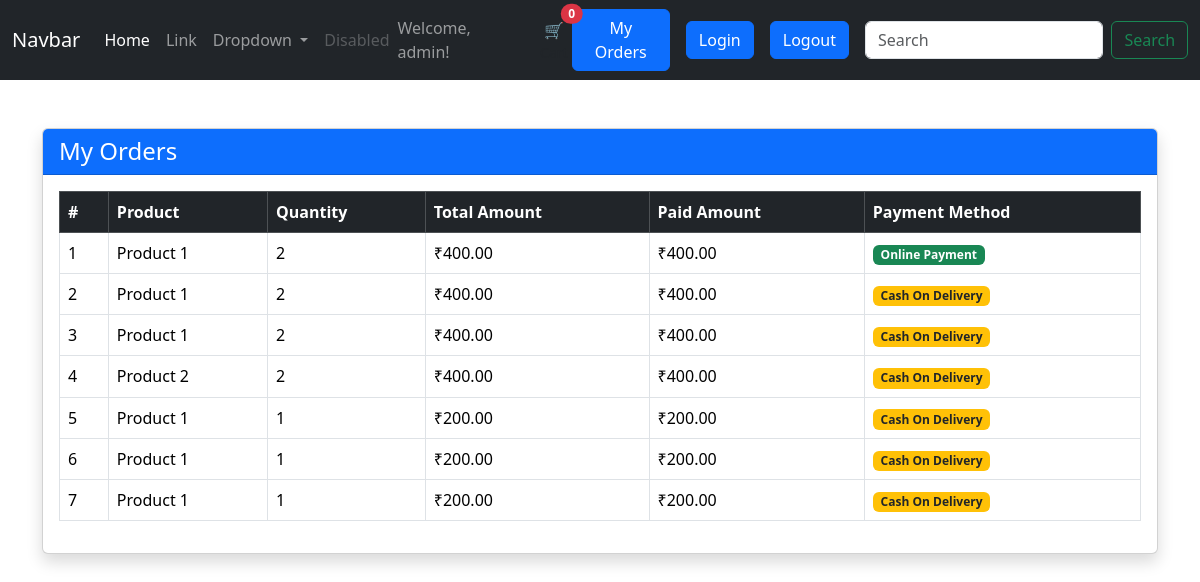
/myordersdetails (signed in), run on the app's committed database.
### myapp/models.py (models this page shows, shortened)
class PlacedOrder(models.Model):
    PAYMENT_CHOICE =[
        ("cod","COD"),
        ("online","Online")
    ]
    user_name = models.CharField(max_length=200)
    user = models.ForeignKey('auth.User', on_delete=models.SET_NULL, null=True , blank=True)
    products_name = models.CharField(max_length=200)
    product = models.ForeignKey(Products, on_delete=models.SET_NULL, null=True , blank=True )
    qty = models.IntegerField(default=1)
    total_amount = models.DecimalField(max_digits=10,decimal_places=2 )
    paid_amount = models.DecimalField(max_digits=10, decimal_places=2)
    payment_method = models.CharField(max_length=200, choices= PAYMENT_CHOICE ,default="cod")

class Products(models.Model):
    user = models.ForeignKey('auth.User', on_delete = models.CASCADE)
    product_name = models.CharField(max_length = 200)
    descriotion = models.TextField()
    qty = models.IntegerField(default = 1)
    product_image = models.ImageField(upload_to = 'product_images/', blank = True , null = True)
    price = models.DecimalField(max_digits = 10 , decimal_places =2)
    crated_at = models.DateTimeField(auto_now_add = True)

### myapp/views.py (the view)
# urls.py: path('myordersdetails', ViewOrdersDetailsView , name = "myordersdetails"),
def  ViewOrdersDetailsView(request):
    if not request.user.is_authenticated:
        return redirect('loginpage')
    orders = PlacedOrder.objects.filter(user = request.user)
    context = {
        'ordersdata':orders
    }
    return render(request, 'pages/myordersdetails.html',context)

### myapp/templates/pages/myordersdetails.html (shortened to what this page needs)
{% extends 'base.html' %}
{% load static %}
{% block content %}
<div class="container mt-5">
    <div class="card shadow">
        <div class="card-header bg-primary text-white">
            <h4 class="mb-0">My Orders</h4>
        </div>
        <div class="card-body">
            {% if ordersdata %}
            <div class="table-responsive">
                <table class="table table-bordered table-hover align-middle">
                    <thead class="table-dark">
                        <tr>
                            <th>#</th>
                            <th>Product</th>
                            <th>Quantity</th>
                            <th>Total Amount</th>
                            <th>Paid Amount</th>
                            <th>Payment Method</th>
                        </tr>
                    </thead>
                    <tbody>
                        {% for order in ordersdata %}
                        <tr>
                            <td>{{ forloop.counter }}</td>
                            <td>
                                {% if order.product %}
                                    {{ order.product.product_name }}
                                {% else %}
                                    {{ order.products_name }}
                                {% endif %}
                            </td>
                            <td>{{ order.qty }}</td>
                            <td>₹{{ order.total_amount }}</td>
                            <td>₹{{ order.paid_amount }}</td>
                            <td>
                                {% if order.payment_method == "cod" %}
                                    <span class="badge bg-warning text-dark">
                                        Cash On Delivery
                                    </span>
                                {% else %}
                                    <span class="badge bg-success">
                                        Online Payment
                                    </span>
                                {% endif %}
                            </td>
                        </tr>
                        {% endfor %}
                    </tbody>
                </table>
            </div>
            {% endif %}
        </div>
    </div>
</div>
{% endblock %}

### myapp/templates/base.html (shortened to what this page needs)
{% load static %}
<!DOCTYPE html>
<html lang="en">
<head>
    <link href="https://cdn.jsdelivr.net/npm/bootstrap@5.3.3/dist/css/bootstrap.min.css" rel="stylesheet">
</head>
<body>
    <nav class="navbar navbar-expand-lg navbar-dark bg-dark">
  <div class="container-fluid">
    <a class="navbar-brand" href="#">Navbar</a>
    <div class="collapse navbar-collapse" id="navbarSupportedContent">
      <ul class="navbar-nav me-auto mb-2 mb-lg-0">
        <li class="nav-item">
          <a class="nav-link active" aria-current="page" href="#">Home</a>
        </li>
        <li class="nav-item">
          <a class="nav-link" href="#">Link</a>
        </li>
        <li class="nav-item dropdown">
          <a class="nav-link dropdown-toggle" href="#" id="navbarDropdown" role="button" data-bs-toggle="dropdown" aria-expanded="false">
            Dropdown
          </a>
        </li>
        <li class="nav-item">
          <a class="nav-link disabled" href="#" tabindex="-1" aria-disabled="true">Disabled</a>
        </li>
      </ul>
      {% if user.is_authenticated %}
      <span class="navbar-text me-3">
          Welcome, {{ user.username }}!
      </span>
      {% endif %}
<a href="{% url 'showcartitems' %}"
   class="text-decoration-none text-dark position-relative d-flex flex-column align-items-center"
   style="padding: 4px;">
    🛒
    <span id="cart-count"
          class="position-absolute top-0 start-100 translate-middle badge rounded-pill bg-danger">
        0
    </span>
    <p class="mb-0 small">Cart</p>
</a>
    {% if user.is_authenticated %}
      <a href="{% url 'myordersdetails' %}">
      <button type="button" class="btn btn-primary me-3">My Orders</button>
      </a>
      {% endif %}
      <a href="{% url 'loginpage' %}">
      <button type="button" class="btn btn-primary me-3">Login</button>
      </a>
      <a href=" {% url 'logoutpage' %}">
      <button type="button" class="btn btn-primary me-3">Logout</button>
      </a>
      <form class="d-flex">
        <input class="form-control me-2" type="search" placeholder="Search" aria-label="Search">
        <button class="btn btn-outline-success" type="submit">Search</button>
      </form>
    </div>
  </div>
</nav>
   {% block content %}
   {% endblock %}
</body>
</html>

### data on the page
PlacedOrder: product.product_name "Product 1", qty "2", total_amount "400.00", paid_amount "400.00", payment_method "Online Payment"
PlacedOrder: product.product_name "Product 1", qty "2", total_amount "400.00", paid_amount "400.00", payment_method "Cash On Delivery"
PlacedOrder: product.product_name "Product 1", qty "2", total_amount "400.00", paid_amount "400.00", payment_method "Cash On Delivery"
PlacedOrder: product.product_name "Product 2", qty "2", total_amount "400.00", paid_amount "400.00", payment_method "Cash On Delivery"
PlacedOrder: product.product_name "Product 1", qty "1", total_amount "200.00", paid_amount "200.00", payment_method "Cash On Delivery"
PlacedOrder: product.product_name "Product 1", qty "1", total_amount "200.00", paid_amount "200.00", payment_method "Cash On Delivery"
PlacedOrder: product.product_name "Product 1", qty "1", total_amount "200.00", paid_amount "200.00", payment_method "Cash On Delivery"

### other printed values
{{ user.username }} "admin"
